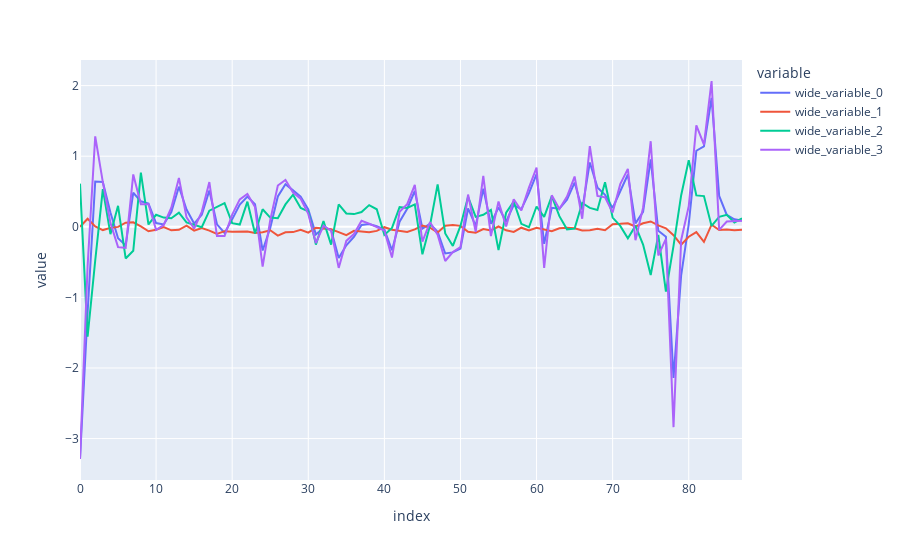

Here is the notebook cell this chart was saved with:
### Code cell
import plotly.express as px

x, y = zip(*filtered_acc)
px.line(y=[x, y, df.acc_x, df.acc_y])
